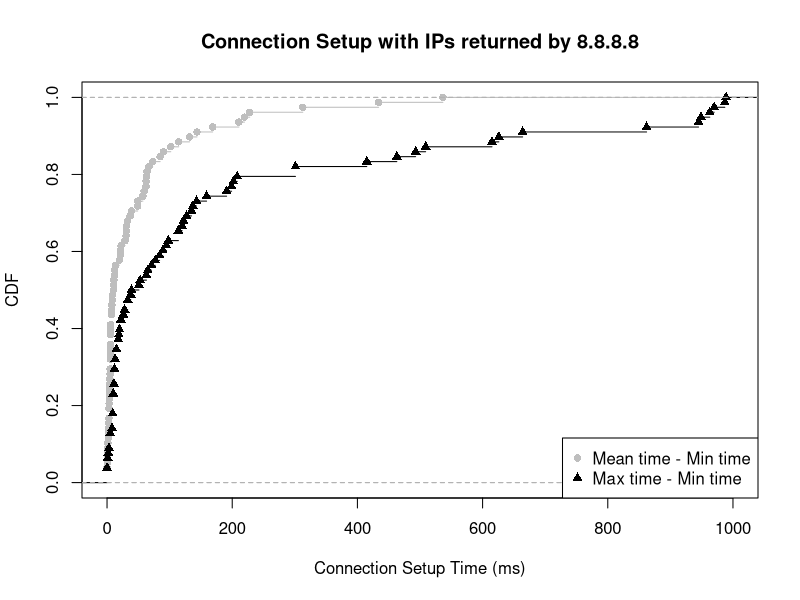

Reproduce this figure in R.
mean_min <- c(2.500000, 219.602708, 66.888889, 5.500000, 1.416667, 0.000000, 131.833333, 31.357143, 13.729167, 57.300000, 5.100000, 1.166667, 7.166667, 4.333333, 210.666667, 5.777778, 32.833333, 39.083333, 433.831667, 5.833333, 10.444444, 5.000000, 49.166667, 59.333333, 49.000000, 62.833333, 73.000000, 84.833333, 5.382353, 0.500000, 3.833333, 62.443889, 9.000000, 4.583333, 30.500000, 3.000000, 62.333333, 3.666667, 312.777407, 5.500000, 114.500000, 30.750000, 0.000000, 228.000000, 1.000000, 536.555556, 22.500000, 28.833333, 5.100000, 21.222222, 7.166667, 0.333333, 5.250000, 4.833333, 10.555556, 5.333333, 2.666667, 36.916667, 11.000000, 0.000000, 2.111111, 64.020909, 7.500000, 3.000000, 4.000000, 143.726364, 101.861111, 7.666667, 19.666667, 3.500000, 90.333333, 2.916667, 8.333333, 1.966667, 21.250000, 12.083333, 11.909091, 168.777778)

max_min <- c(5.00, 944.99, 202.00, 22.00, 8.00, 0.00, 301.00, 463.00, 71.00, 114.00, 33.00, 3.00, 20.00, 13.00, 493.00, 77.00, 127.00, 143.00, 962.99, 13.00, 33.00, 9.00, 89.00, 95.00, 114.00, 137.00, 199.00, 626.00, 28.00, 1.00, 10.00, 988.99, 18.00, 18.00, 84.00, 10.00, 98.00, 12.00, 969.99, 10.00, 509.00, 135.00, 0.00, 615.00, 2.00, 862.00, 301.00, 120.00, 19.00, 65.00, 22.00, 1.00, 10.00, 12.00, 122.00, 9.00, 5.00, 191.00, 26.00, 0.00, 51.00, 986.99, 15.00, 5.00, 11.00, 948.99, 664.00, 38.00, 53.00, 11.00, 208.00, 9.00, 12.00, 15.00, 159.00, 39.00, 63.00, 415.00)

mean_min_val = ecdf(mean_min)
max_min_val = ecdf(max_min)

plot(mean_min_val, lty=1, col="grey", pch = 16, xlab="Connection Setup Time (ms)", ylab="CDF", main="Connection Setup with IPs returned by 8.8.8.8", xlim=c(0, 1000))
lines(max_min_val, pch = 17)

legend("bottomright",  pch = c(16, 17), legend=c("Mean time - Min time", "Max time - Min time"), col=c("grey", "black"))

